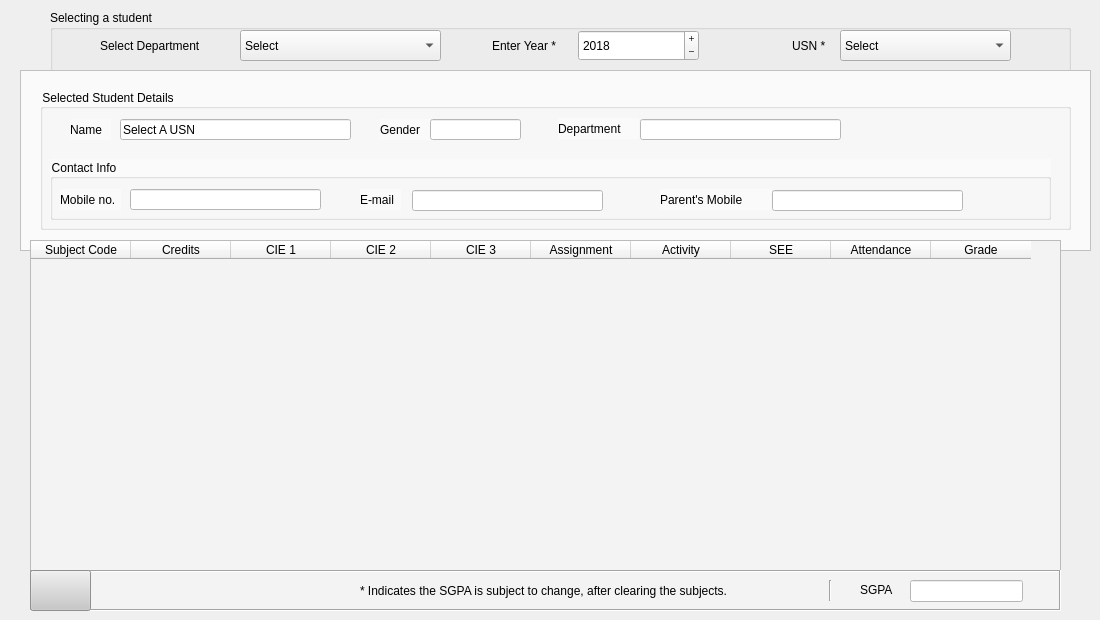
      <widget class="QWidget" name="tabStudentResult">
       <attribute name="title">
        <string>Student Results</string>
       </attribute>
       <widget class="QTableWidget" name="tableResult">
        <property name="geometry">
         <rect>
          <x>30</x>
          <y>240</y>
          <width>1031</width>
          <height>331</height>
         </rect>
        </property>
        <property name="styleSheet">
         <string notr="true">background-color: rgb(243, 243, 243);
font: 9pt &quot;MS Shell Dlg 2&quot;;
</string>
        </property>
        <property name="editTriggers">
         <set>QAbstractItemView::NoEditTriggers</set>
        </property>
        <property name="selectionBehavior">
         <enum>QAbstractItemView::SelectRows</enum>
        </property>
        <attribute name="horizontalHeaderDefaultSectionSize">
         <number>100</number>
        </attribute>
        <column>
         <property name="text">
          <string>Subject Code</string>
         </property>
        </column>
        <column>
         <property name="text">
          <string>Credits</string>
         </property>
        </column>
        <column>
         <property name="text">
          <string>CIE 1</string>
         </property>
        </column>
        <column>
         <property name="text">
          <string>CIE 2</string>
         </property>
        </column>
        <column>
         <property name="text">
          <string>CIE 3</string>
         </property>
        </column>
        <column>
         <property name="text">
          <string>Assignment</string>
         </property>
        </column>
        <column>
         <property name="text">
          <string>Activity</string>
         </property>
        </column>
        <column>
         <property name="text">
          <string>SEE</string>
         </property>
        </column>
        <column>
         <property name="text">
          <string>Attendance</string>
         </property>
        </column>
        <column>
         <property name="text">
          <string>Grade</string>
         </property>
        </column>
       </widget>
       <widget class="QFrame" name="frameResult">
        <property name="geometry">
         <rect>
          <x>20</x>
          <y>70</y>
          <width>1071</width>
          <height>181</height>
         </rect>
        </property>
        <property name="styleSheet">
         <string notr="true">background-color: rgb(250, 250, 250);</string>
        </property>
        <property name="frameShape">
         <enum>QFrame::StyledPanel</enum>
        </property>
        <property name="frameShadow">
         <enum>QFrame::Raised</enum>
        </property>
        <widget class="QGroupBox" name="gbxSelectedDetail">
         <property name="geometry">
          <rect>
           <x>20</x>
           <y>19</y>
           <width>1031</width>
           <height>141</height>
          </rect>
         </property>
         <property name="title">
          <string>Selected Student Details</string>
         </property>
         <widget class="QLabel" name="label_13">
          <property name="geometry">
           <rect>
            <x>30</x>
            <y>30</y>
            <width>41</width>
            <height>21</height>
           </rect>
          </property>
          <property name="text">
           <string>Name</string>
          </property>
         </widget>
         <widget class="QLineEdit" name="txtResultName">
          <property name="geometry">
           <rect>
            <x>80</x>
            <y>30</y>
            <width>231</width>
            <height>21</height>
           </rect>
          </property>
          <property name="toolTip">
           <string>Name of the student</string>
          </property>
          <property name="styleSheet">
           <string notr="true">background-color: rgb(255, 255, 255);</string>
          </property>
          <property name="text">
           <string>Select A USN</string>
          </property>
          <property name="readOnly">
           <bool>true</bool>
          </property>
         </widget>
         <widget class="QGroupBox" name="gbxContactInfo">
          <property name="geometry">
           <rect>
            <x>10</x>
            <y>70</y>
            <width>1001</width>
            <height>61</height>
           </rect>
          </property>
          <property name="title">
           <string>Contact Info</string>
          </property>
          <property name="flat">
           <bool>true</bool>
          </property>
          <widget class="QLineEdit" name="txtResultPh">
           <property name="geometry">
            <rect>
             <x>80</x>
             <y>30</y>
             <width>191</width>
             <height>21</height>
            </rect>
           </property>
           <property name="toolTip">
            <string>Mobile number of the student</string>
           </property>
           <property name="styleSheet">
            <string notr="true">background-color: rgb(255, 255, 255);</string>
           </property>
           <property name="readOnly">
            <bool>true</bool>
           </property>
          </widget>
          <widget class="QLabel" name="label_22">
           <property name="geometry">
            <rect>
             <x>10</x>
             <y>30</y>
             <width>61</width>
             <height>21</height>
            </rect>
           </property>
           <property name="text">
            <string>Mobile no.</string>
           </property>
          </widget>
          <widget class="QLineEdit" name="txtResultEmail">
           <property name="geometry">
            <rect>
             <x>362</x>
             <y>31</y>
             <width>191</width>
             <height>21</height>
            </rect>
           </property>
           <property name="toolTip">
            <string>E-mail of the student</string>
           </property>
           <property name="styleSheet">
            <string notr="true">background-color: rgb(255, 255, 255);</string>
           </property>
           <property name="readOnly">
            <bool>true</bool>
           </property>
          </widget>
          <widget class="QLabel" name="label_40">
           <property name="geometry">
            <rect>
             <x>310</x>
             <y>30</y>
             <width>41</width>
             <height>21</height>
            </rect>
           </property>
           <property name="text">
            <string>E-mail</string>
           </property>
          </widget>
          <widget class="QLabel" name="label_41">
           <property name="geometry">
            <rect>
             <x>610</x>
             <y>30</y>
             <width>111</width>
             <height>21</height>
            </rect>
           </property>
           <property name="text">
            <string>Parent's Mobile</string>
           </property>
          </widget>
          <widget class="QLineEdit" name="txtResultParentPh">
           <property name="geometry">
            <rect>
             <x>722</x>
             <y>31</y>
             <width>191</width>
             <height>21</height>
            </rect>
           </property>
           <property name="toolTip">
            <string>Guardian's Mobile Number</string>
           </property>
           <property name="styleSheet">
            <string notr="true">background-color: rgb(255, 255, 255);</string>
           </property>
           <property name="readOnly">
            <bool>true</bool>
           </property>
          </widget>
         </widget>
         <widget class="QLineEdit" name="txtResultGender">
          <property name="geometry">
           <rect>
            <x>390</x>
            <y>30</y>
            <width>91</width>
            <height>21</height>
           </rect>
          </property>
          <property name="toolTip">
           <string>Gender of the student</string>
          </property>
          <property name="styleSheet">
           <string notr="true">background-color: rgb(255, 255, 255);</string>
          </property>
          <property name="readOnly">
           <bool>true</bool>
          </property>
         </widget>
         <widget class="QLabel" name="label_42">
          <property name="geometry">
           <rect>
            <x>340</x>
            <y>30</y>
            <width>51</width>
            <height>21</height>
           </rect>
          </property>
          <property name="text">
           <string>Gender</string>
          </property>
         </widget>
         <widget class="QLineEdit" name="txtResultDept">
          <property name="geometry">
           <rect>
            <x>600</x>
            <y>30</y>
            <width>201</width>
            <height>21</height>
           </rect>
          </property>
          <property name="toolTip">
           <string>The department the student belongs to</string>
          </property>
          <property name="styleSheet">
           <string notr="true">background-color: rgb(255, 255, 255);</string>
          </property>
          <property name="readOnly">
           <bool>true</bool>
          </property>
         </widget>
         <widget class="QLabel" name="label_43">
          <property name="geometry">
           <rect>
            <x>518</x>
            <y>29</y>
            <width>81</width>
            <height>21</height>
           </rect>
          </property>
          <property name="text">
           <string>Department</string>
          </property>
         </widget>
         <zorder>gbxContactInfo</zorder>
         <zorder>label_13</zorder>
         <zorder>txtResultName</zorder>
         <zorder>label_42</zorder>
         <zorder>txtResultDept</zorder>
         <zorder>label_43</zorder>
         <zorder>txtResultGender</zorder>
        </widget>
        <widget class="QPushButton" name="btnResultHelp">
         <property name="geometry">
          <rect>
           <x>1020</x>
           <y>0</y>
           <width>51</width>
           <height>41</height>
          </rect>
         </property>
         <property name="toolTip">
          <string>Open Help</string>
         </property>
         <property name="styleSheet">
          <string notr="true">color: rgb(255, 255, 255);</string>
         </property>
         <property name="text">
          <string/>
         </property>
         <property name="icon">
          <iconset resource="univ_icon.qrc">
           <normaloff>:/IDK/Resources/helpQM.png</normaloff>:/IDK/Resources/helpQM.png</iconset>
         </property>
         <property name="iconSize">
          <size>
           <width>40</width>
           <height>40</height>
          </size>
         </property>
         <property name="flat">
          <bool>true</bool>
         </property>
        </widget>
       </widget>
       <widget class="QGroupBox" name="gbxSelectStudent">
        <property name="geometry">
         <rect>
          <x>50</x>
          <y>10</y>
          <width>1021</width>
          <height>71</height>
         </rect>
        </property>
        <property name="title">
         <string>Selecting a student</string>
        </property>
        <property name="flat">
         <bool>false</bool>
        </property>
        <widget class="QSpinBox" name="sbxResultYear">
         <property name="geometry">
          <rect>
           <x>528</x>
           <y>20</y>
           <width>121</width>
           <height>31</height>
          </rect>
         </property>
         <property name="toolTip">
          <string>Filter by the year of joining</string>
         </property>
         <property name="readOnly">
          <bool>false</bool>
         </property>
         <property name="buttonSymbols">
          <enum>QAbstractSpinBox::PlusMinus</enum>
         </property>
         <property name="minimum">
          <number>2000</number>
         </property>
         <property name="maximum">
          <number>2100</number>
         </property>
         <property name="value">
          <number>2018</number>
         </property>
        </widget>
        <widget class="QLabel" name="label_51">
         <property name="geometry">
          <rect>
           <x>442</x>
           <y>25</y>
           <width>81</width>
           <height>21</height>
          </rect>
         </property>
         <property name="text">
          <string>Enter Year *</string>
         </property>
        </widget>
        <widget class="QLabel" name="label_48">
         <property name="geometry">
          <rect>
           <x>50</x>
           <y>20</y>
           <width>131</width>
           <height>31</height>
          </rect>
         </property>
         <property name="styleSheet">
          <string notr="true">
font: 9pt &quot;MS Shell Dlg 2&quot;;
</string>
         </property>
         <property name="text">
          <string>Select Department</string>
         </property>
        </widget>
        <widget class="QComboBox" name="cbxResultDept">
         <property name="geometry">
          <rect>
           <x>190</x>
           <y>20</y>
           <width>201</width>
           <height>31</height>
          </rect>
         </property>
         <property name="toolTip">
          <string>Filter by the Department</string>
         </property>
         <property name="styleSheet">
          <string notr="true">
font: 9pt &quot;MS Shell Dlg 2&quot;;
border-color: rgb(0, 0, 0);</string>
         </property>
         <item>
          <property name="text">
           <string>Select</string>
          </property>
         </item>
         <item>
          <property name="text">
           <string>Civil Engg</string>
          </property>
         </item>
         <item>
          <property name="text">
           <string>Computers Science Engg</string>
          </property>
         </item>
         <item>
          <property name="text">
           <string>Electrical and Electronics</string>
          </property>
         </item>
         <item>
          <property name="text">
           <string>Electronics and Communication</string>
          </property>
         </item>
         <item>
          <property name="text">
           <string>Electronics and Instrumentation</string>
          </property>
         </item>
         <item>
          <property name="text">
           <string>Industrial Engg</string>
          </property>
         </item>
         <item>
          <property name="text">
           <string>Information Science Engg</string>
          </property>
         </item>
         <item>
          <property name="text">
           <string>Mechanical Engg</string>
          </property>
         </item>
         <item>
          <property name="text">
           <string>Medical electronics Engg</string>
          </property>
         </item>
         <item>
          <property name="text">
           <string>Telecommunication Engg</string>
          </property>
         </item>
        </widget>
        <widget class="QComboBox" name="cbxResultUsn">
         <property name="geometry">
          <rect>
           <x>790</x>
           <y>20</y>
           <width>171</width>
           <height>31</height>
          </rect>
         </property>
         <property name="toolTip">
          <string>Filter by the USN</string>
         </property>
         <item>
          <property name="text">
           <string>Select</string>
          </property>
         </item>
        </widget>
        <widget class="QLabel" name="label_4">
         <property name="geometry">
          <rect>
           <x>742</x>
           <y>25</y>
           <width>41</width>
           <height>21</height>
          </rect>
         </property>
         <property name="text">
          <string>USN *</string>
         </property>
        </widget>
       </widget>
       <widget class="QFrame" name="frame">
        <property name="geometry">
         <rect>
          <x>30</x>
          <y>570</y>
          <width>1031</width>
          <height>41</height>
         </rect>
        </property>
        <property name="styleSheet">
         <string notr="true">font: 9pt &quot;MS Shell Dlg 2&quot;;
background-color: rgb(243, 243, 243);</string>
        </property>
        <property name="frameShape">
         <enum>QFrame::Box</enum>
        </property>
        <property name="frameShadow">
         <enum>QFrame::Sunken</enum>
        </property>
        <widget class="Line" name="line">
         <property name="geometry">
          <rect>
           <x>790</x>
           <y>10</y>
           <width>20</width>
           <height>21</height>
          </rect>
         </property>
         <property name="orientation">
          <enum>Qt::Vertical</enum>
         </property>
        </widget>
        <widget class="QLabel" name="label_44">
         <property name="geometry">
          <rect>
           <x>830</x>
           <y>10</y>
           <width>41</width>
           <height>20</height>
          </rect>
         </property>
         <property name="styleSheet">
          <string notr="true"/>
         </property>
         <property name="text">
          <string>SGPA</string>
         </property>
        </widget>
        <widget class="QLineEdit" name="txtResultSGPA">
         <property name="geometry">
          <rect>
           <x>880</x>
           <y>10</y>
           <width>113</width>
           <height>22</height>
          </rect>
         </property>
         <property name="toolTip">
          <string>Semester Grade Points for the current semester.</string>
         </property>
         <property name="styleSheet">
          <string notr="true">background-color: rgb(255, 255, 255);</string>
         </property>
         <property name="readOnly">
          <bool>true</bool>
         </property>
        </widget>
        <widget class="QPushButton" name="btnResultPrint">
         <property name="geometry">
          <rect>
           <x>0</x>
           <y>0</y>
           <width>61</width>
           <height>41</height>
          </rect>
         </property>
         <property name="styleSheet">
          <string notr="true">background-color: rgb(200, 200, 200);
</string>
         </property>
         <property name="text">
          <string/>
         </property>
         <property name="icon">
          <iconset resource="univ_icon.qrc">
           <normaloff>:/IDK/Resources/print.png</normaloff>:/IDK/Resources/print.png</iconset>
         </property>
         <property name="iconSize">
          <size>
           <width>100</width>
           <height>31</height>
          </size>
         </property>
         <property name="flat">
          <bool>false</bool>
         </property>
        </widget>
        <widget class="QLabel" name="label_54">
         <property name="geometry">
          <rect>
           <x>330</x>
           <y>10</y>
           <width>461</width>
           <height>21</height>
          </rect>
         </property>
         <property name="text">
          <string>* Indicates the SGPA is subject to change, after clearing the subjects.</string>
         </property>
        </widget>
       </widget>
       <zorder>gbxSelectStudent</zorder>
       <zorder>frameResult</zorder>
       <zorder>tableResult</zorder>
       <zorder>frame</zorder>
      </widget>
